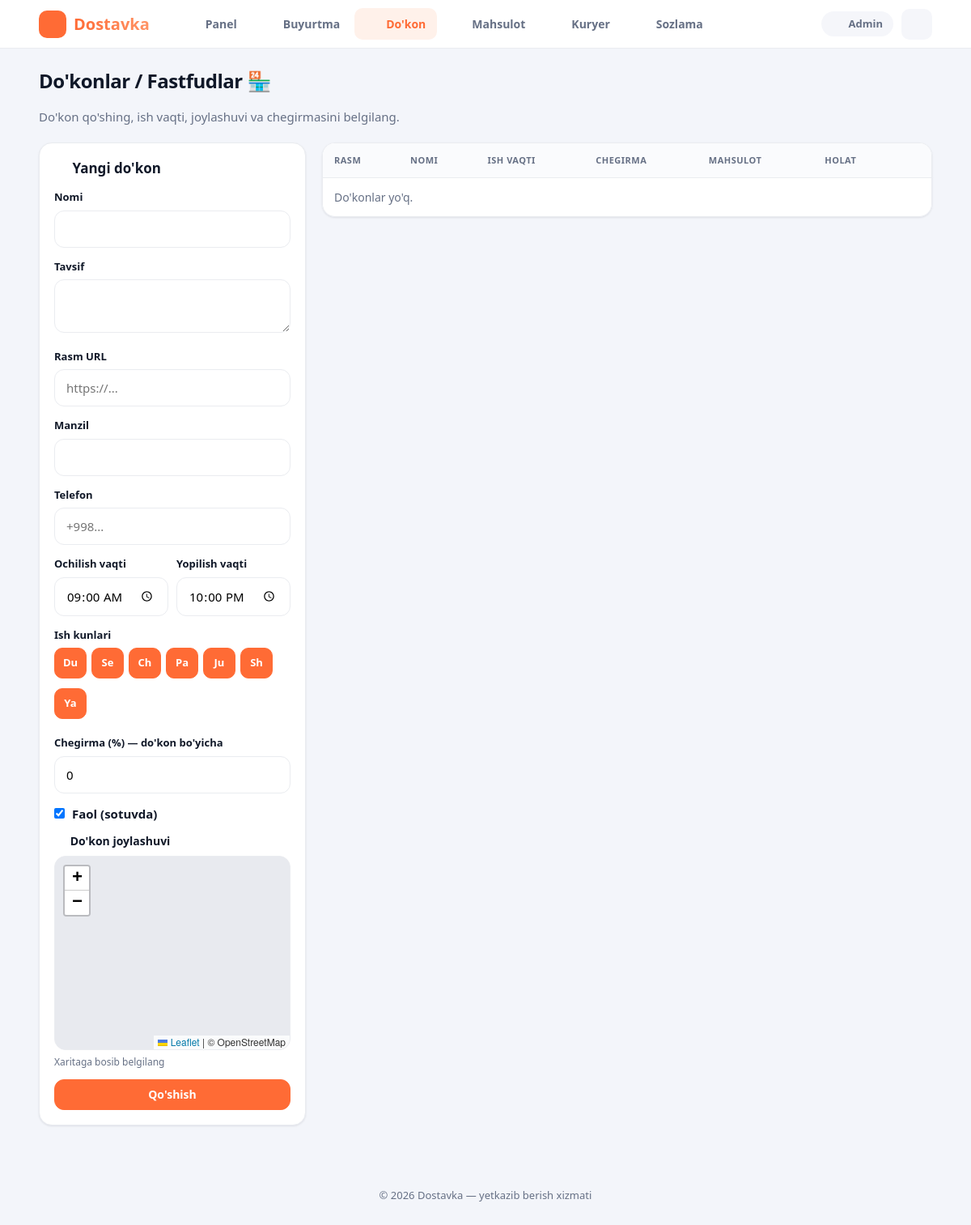
Page /admin/stores.php (signed in) on the earlier database version.
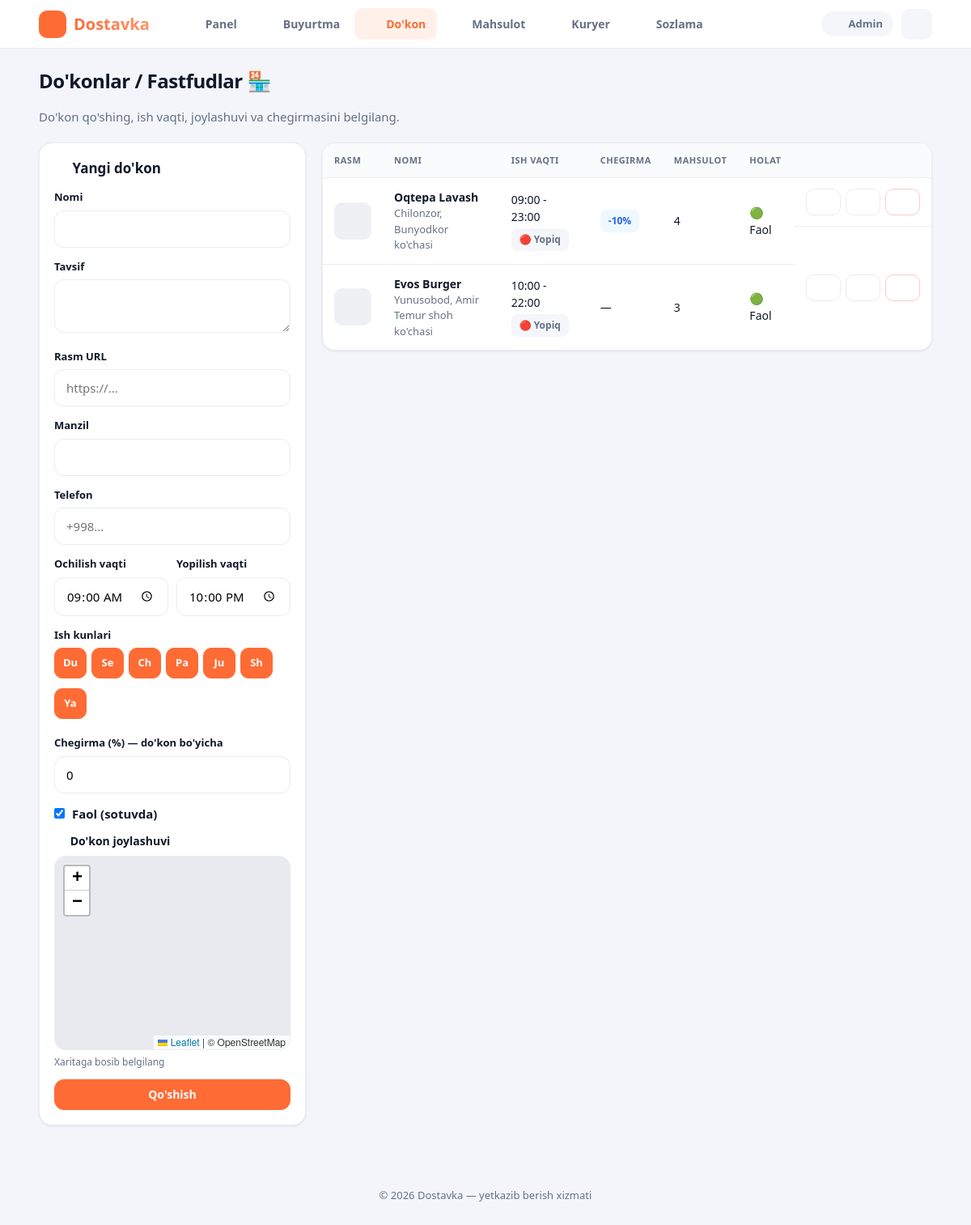
Same page on the later database version.
### tables this page shows
CREATE TABLE users (
    id            INT AUTO_INCREMENT PRIMARY KEY,
    name          VARCHAR(100)  NOT NULL,
    phone         VARCHAR(20)   NOT NULL UNIQUE,
    password      VARCHAR(255)  NOT NULL,
    role          ENUM('customer','courier','admin') NOT NULL DEFAULT 'customer',
    is_active     TINYINT(1)    NOT NULL DEFAULT 1,
    balance       DECIMAL(12,2) NOT NULL DEFAULT 0,
    lat           DECIMAL(10,7) NULL,
    lng           DECIMAL(10,7) NULL,
    last_seen     TIMESTAMP     NULL,
    created_at    TIMESTAMP     NOT NULL DEFAULT CURRENT_TIMESTAMP
);

CREATE TABLE stores (
    id               INT AUTO_INCREMENT PRIMARY KEY,
    name             VARCHAR(150)  NOT NULL,
    description      TEXT          NULL,
    image            VARCHAR(255)  NULL,
    address          VARCHAR(255)  NULL,
    phone            VARCHAR(20)   NULL,
    lat              DECIMAL(10,7) NULL,
    lng              DECIMAL(10,7) NULL,
    open_time        TIME          NULL DEFAULT '09:00:00',
    close_time       TIME          NULL DEFAULT '22:00:00',
    work_days        VARCHAR(20)   NOT NULL DEFAULT '1,2,3,4,5,6,7',
    discount_percent DECIMAL(5,2)  NOT NULL DEFAULT 0,
    is_active        TINYINT(1)    NOT NULL DEFAULT 1,
    created_at       TIMESTAMP     NOT NULL DEFAULT CURRENT_TIMESTAMP
);

### config/db.php (called while the page is built, shortened)
<?php
function db(): PDO
{
    static $pdo = null;
    if ($pdo instanceof PDO) {
        return $pdo;
    }
    $dsn = sprintf(
        'mysql:host=%s;port=%s;dbname=%s;charset=utf8mb4',
        DB_HOST, DB_PORT, DB_NAME
    );
    try {
        $pdo = new PDO($dsn, DB_USER, DB_PASS, [
            PDO::ATTR_ERRMODE            => PDO::ERRMODE_EXCEPTION,
            PDO::ATTR_DEFAULT_FETCH_MODE => PDO::FETCH_ASSOC,
            PDO::ATTR_EMULATE_PREPARES   => false,
        ]);
    } catch (PDOException $e) {
        error_log('DB connection error: ' . $e->getMessage());
        http_response_code(500);
        if (PHP_SAPI !== 'cli'
            && str_contains($_SERVER['HTTP_ACCEPT'] ?? '', 'application/json')) {
            header('Content-Type: application/json; charset=utf-8');
            echo json_encode(['ok' => false, 'error' => 'server_error']);
        } else {
            die('Server xatosi. Iltimos keyinroq urinib ko\'ring.');
        }
        exit;
    }
    return $pdo;
}

### admin/stores.php (the view, shortened to what this page needs)
<?php
require_once __DIR__ . '/../includes/functions.php';
require_role('admin');
$weekDays = [1 => 'Du', 2 => 'Se', 3 => 'Ch', 4 => 'Pa', 5 => 'Ju', 6 => 'Sh', 7 => 'Ya'];
$edit = null;
$stores = db()->query(
    'SELECT s.*, (SELECT COUNT(*) FROM products p WHERE p.store_id=s.id) AS product_count
     FROM stores s ORDER BY s.created_at DESC'
)->fetchAll();
$mapLat = (float)setting('map_lat', 41.3111);
$mapLng = (float)setting('map_lng', 69.2797);
$eLat = $edit && $edit['lat'] !== null ? (float)$edit['lat'] : $mapLat;
$eLng = $edit && $edit['lng'] !== null ? (float)$edit['lng'] : $mapLng;
require __DIR__ . '/../includes/header.php';
?>
<h1 class="page-title">Do'konlar / Fastfudlar 🏪</h1>
<p class="page-sub">Do'kon qo'shing, ish vaqti, joylashuvi va chegirmasini belgilang.</p>
<div class="admin-layout">
    <div class="card form-card">
        <h2><?= $edit ? icon('edit',18).' Tahrirlash' : icon('plus',18).' Yangi do\'kon' ?></h2>
        <form method="post">
            <label class="field"><span>Nomi</span><input type="text" name="name" value="<?= e($edit['name'] ?? '') ?>" required></label>
            <label class="field"><span>Tavsif</span><textarea name="description" rows="2"><?= e($edit['description'] ?? '') ?></textarea></label>
            <label class="field"><span>Rasm URL</span><input type="text" name="image" value="<?= e($edit['image'] ?? '') ?>" placeholder="https://..."></label>
            <label class="field"><span>Manzil</span><input type="text" name="address" value="<?= e($edit['address'] ?? '') ?>"></label>
            <label class="field"><span>Telefon</span><input type="tel" name="phone" value="<?= e($edit['phone'] ?? '') ?>" placeholder="+998..."></label>
            <div class="grid-2">
                <label class="field"><span>Ochilish vaqti</span>
                    <input type="time" name="open_time" value="<?= e(substr($edit['open_time'] ?? '09:00:00', 0, 5)) ?>">
                </label>
                <label class="field"><span>Yopilish vaqti</span>
                    <input type="time" name="close_time" value="<?= e(substr($edit['close_time'] ?? '22:00:00', 0, 5)) ?>">
                </label>
            </div>
            <div class="field"><span>Ish kunlari</span>
                <div class="day-chips">
                    <?php foreach ($weekDays as $num => $lbl): ?>
                        <label class="day-chip">
                            <span><?= $lbl ?></span>
                        </label>
                    <?php endforeach; ?>
                </div>
            </div>
            <label class="field"><span>Chegirma (%) — do'kon bo'yicha</span>
                <input type="number" name="discount_percent" value="<?= (float)($edit['discount_percent'] ?? 0) ?>" min="0" max="100" step="1">
            </label>
            <label class="check"><input type="checkbox" name="is_active" <?= ($edit['is_active'] ?? 1) ? 'checked' : '' ?>> Faol (sotuvda)</label>
            <div class="map-box" style="margin-top:12px">
                <div class="map-head">
                    <span><?= icon('pin',16) ?> Do'kon joylashuvi</span>
                </div>
                <div id="map" style="height:240px"></div>
                <p class="coords" id="coords"><?= ($edit && $edit['lat'] !== null) ? '📍 '.$eLat.', '.$eLng : 'Xaritaga bosib belgilang' ?></p>
            </div>
            <button class="btn primary block" style="margin-top:12px"><?= $edit ? 'Saqlash' : 'Qo\'shish' ?></button>
        </form>
    </div>
    <div class="table-wrap">
        <table class="table">
            <thead><tr><th>Rasm</th><th>Nomi</th><th>Ish vaqti</th><th>Chegirma</th><th>Mahsulot</th><th>Holat</th><th></th></tr></thead>
            <tbody>
            <?php foreach ($stores as $s):
                $open = store_is_open($s); ?>
                <tr>
                    <td><div class="thumb" style="background-image:url('<?= e($s['image']) ?>')"></div></td>
                    <td>
                        <strong><?= e($s['name']) ?></strong>
                        <div class="muted small"><?= e($s['address'] ?? '') ?></div>
                    </td>
                    <td>
                        <?= e(store_hours_label($s)) ?>
                        <div class="<?= $open ? 'tag fee' : 'tag' ?>" style="margin-top:4px"><?= $open ? '🟢 Ochiq' : '🔴 Yopiq' ?></div>
                    </td>
                    <td><?= $s['discount_percent'] > 0 ? '<span class="tag dist">-'.(float)$s['discount_percent'].'%</span>' : '—' ?></td>
                    <td><?= (int)$s['product_count'] ?></td>
                    <td><?= $s['is_active'] ? '🟢 Faol' : '🔴 Yopilgan' ?></td>
                    <td class="row-actions">
                        <a class="btn sm" href="?edit=<?= $s['id'] ?>"><?= icon('edit',15) ?></a>
                        <form method="post">
                            <button class="btn sm" title="Faollik"><?= $s['is_active'] ? icon('x',15) : icon('check',15) ?></button>
                        </form>
                        <form method="post" data-confirm="Do'kon o'chirilsinmi? Mahsulotlar do'konsiz qoladi.">
                            <button class="btn sm danger"><?= icon('trash',15) ?></button>
                        </form>
                    </td>
                </tr>
            <?php endforeach; ?>
            <?php if (!$stores): ?><tr><td colspan="7" class="muted">Do'konlar yo'q.</td></tr><?php endif; ?>
            </tbody>
        </table>
    </div>
</div>
<link rel="stylesheet" href="https://unpkg.com/leaflet@1.9.4/dist/leaflet.css">
<?php require __DIR__ . '/../includes/footer.php'; ?>

### includes/header.php (shortened to what this page needs)
<?php
require_once __DIR__ . '/functions.php';
$u = current_user();
$cur = $_SERVER['PHP_SELF'] ?? '';
$navItems = [];
if ($u) {
    if ($u['role'] === 'customer') {
        $navItems = [
            ['/index.php',  'home',    'Bosh'],
            ['/cart.php',   'cart',    'Savat',  cart_count()],
            ['/orders.php', 'package', 'Buyurtma'],
            ['/profile.php','user',    'Profil'],
        ];
    } elseif ($u['role'] === 'courier') {
        $navItems = [
            ['/courier/index.php',   'truck',  'Buyurtma'],
            ['/courier/balance.php', 'wallet', 'Balans'],
            ['/profile.php',         'user',   'Profil'],
        ];
    } elseif ($u['role'] === 'admin') {
        $navItems = [
            ['/admin/index.php',    'dashboard','Panel'],
            ['/admin/orders.php',   'list',     'Buyurtma'],
            ['/admin/stores.php',   'box',      'Do\'kon'],
            ['/admin/products.php', 'package',  'Mahsulot'],
            ['/admin/couriers.php', 'truck',    'Kuryer'],
            ['/admin/settings.php', 'settings', 'Sozlama'],
        ];
    }
}
?>
<!DOCTYPE html>
<html lang="uz">
<head>
    <link rel="stylesheet" href="/assets/css/style.css">
</head>
<body class="<?= $u ? 'role-' . e($u['role']) : 'guest' ?>">
<header class="topbar">
    <div class="topbar-inner">
        <a class="brand" href="<?= $u ? role_home($u['role']) : '/index.php' ?>">
            <span class="brand-logo"><?= icon('truck', 20) ?></span>
            <span>Dostavka</span>
        </a>
        <?php if ($u): ?>
            <nav class="nav-desktop">
                <?php foreach ($navItems as $it): ?>
                    <a href="<?= e($it[0]) ?>" class="<?= str_contains($cur, ltrim($it[0], '/')) ? 'active' : '' ?>">
                        <?= icon($it[1], 18) ?><span><?= e($it[2]) ?></span>
                    </a>
                <?php endforeach; ?>
            </nav>
            <div class="topbar-right">
                <span class="user-chip"><?= icon('user', 15) ?> <?= e($u['name']) ?></span>
                <a class="icon-btn" href="/logout.php" title="Chiqish"><?= icon('logout', 18) ?></a>
            </div>
        <?php endif; ?>
    </div>
</header>
<main class="container">

### includes/functions.php (shortened to what this page needs)
<?php
require_once __DIR__ . '/../config/db.php';
function e(?string $v): string
{
    return htmlspecialchars((string)$v, ENT_QUOTES, 'UTF-8');
}
function current_user(): ?array
{
    static $user = null;
    if ($user === null) {
        $stmt = db()->prepare('SELECT * FROM users WHERE id = ? LIMIT 1');
        $stmt->execute([$_SESSION['user_id']]);
        $user = $stmt->fetch() ?: null;
    }
    return $user;
}
function is_logged_in(): bool
{
    return current_user() !== null;
}
function require_login(): void
{
    if (!is_logged_in()) {
        redirect('/login.php');
    }
}
function require_role(string ...$roles): void
{
    require_login();
}
function role_home(string $role): string
{
    return match ($role) {
        'admin'   => '/admin/index.php',
        'courier' => '/courier/index.php',
        default   => '/index.php',
    };
}
function store_is_open(array $store, ?int $ts = null): bool
{
    $ts   = $ts ?? time();
    $dow  = (int)date('N', $ts);
    $days = array_filter(array_map('intval', explode(',', (string)($store['work_days'] ?? '1,2,3,4,5,6,7'))));
    $open  = $store['open_time']  ?? null;
    $close = $store['close_time'] ?? null;
    $now = date('H:i:s', $ts);
    if ($close > $open) {
        return $now >= $open && $now <= $close;
    }
    return $now >= $open || $now <= $close;
}
function store_hours_label(array $store): string
{
    $o = substr((string)($store['open_time']  ?? ''), 0, 5);
    $c = substr((string)($store['close_time'] ?? ''), 0, 5);
    return $o . ' - ' . $c;
}
function icon(string $name, int $size = 22): string
{
    $p = $paths[$name] ?? $paths['box'];
    return '<svg class="ic" width="' . $size . '" height="' . $size . '" viewBox="0 0 24 24" '
         . 'fill="none" stroke="currentColor" stroke-width="2" stroke-linecap="round" '
         . 'stroke-linejoin="round" aria-hidden="true">' . $p . '</svg>';
}

### includes/footer.php (shortened to what this page needs)
</main>
<footer class="footer">
    <p>© <?= date('Y') ?> Dostavka — yetkazib berish xizmati</p>
</footer>
</body>
</html>

Differences in the rows shown:
added stores: name "Oqtepa Lavash", address "Chilonzor, Bunyodkor ko'chasi", store_hours_label($s) "09:00 - 23:00", shows "🔴 Yopiq", discount_percent "10", product_count "4", is_active "🟢 Faol", $size 15 (drawn)
added stores: name "Evos Burger", address "Yunusobod, Amir Temur shoh ko'chasi", store_hours_label($s) "10:00 - 22:00", shows "🔴 Yopiq", product_count "3", is_active "🟢 Faol", $size 15 (drawn)
Other differences:
text no longer shown: "Do'konlar yo'q."
